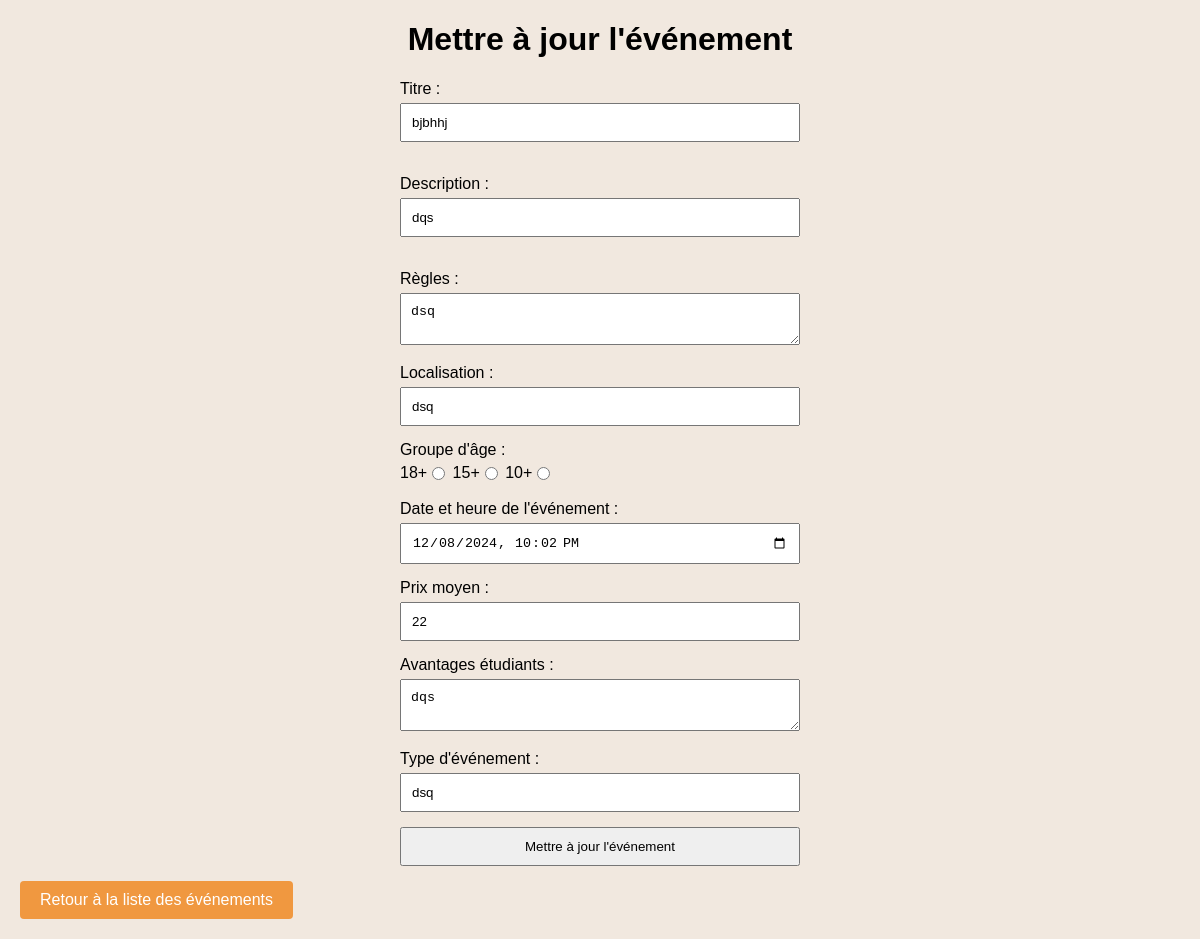
The page /update/1 on the database as committed earlier.
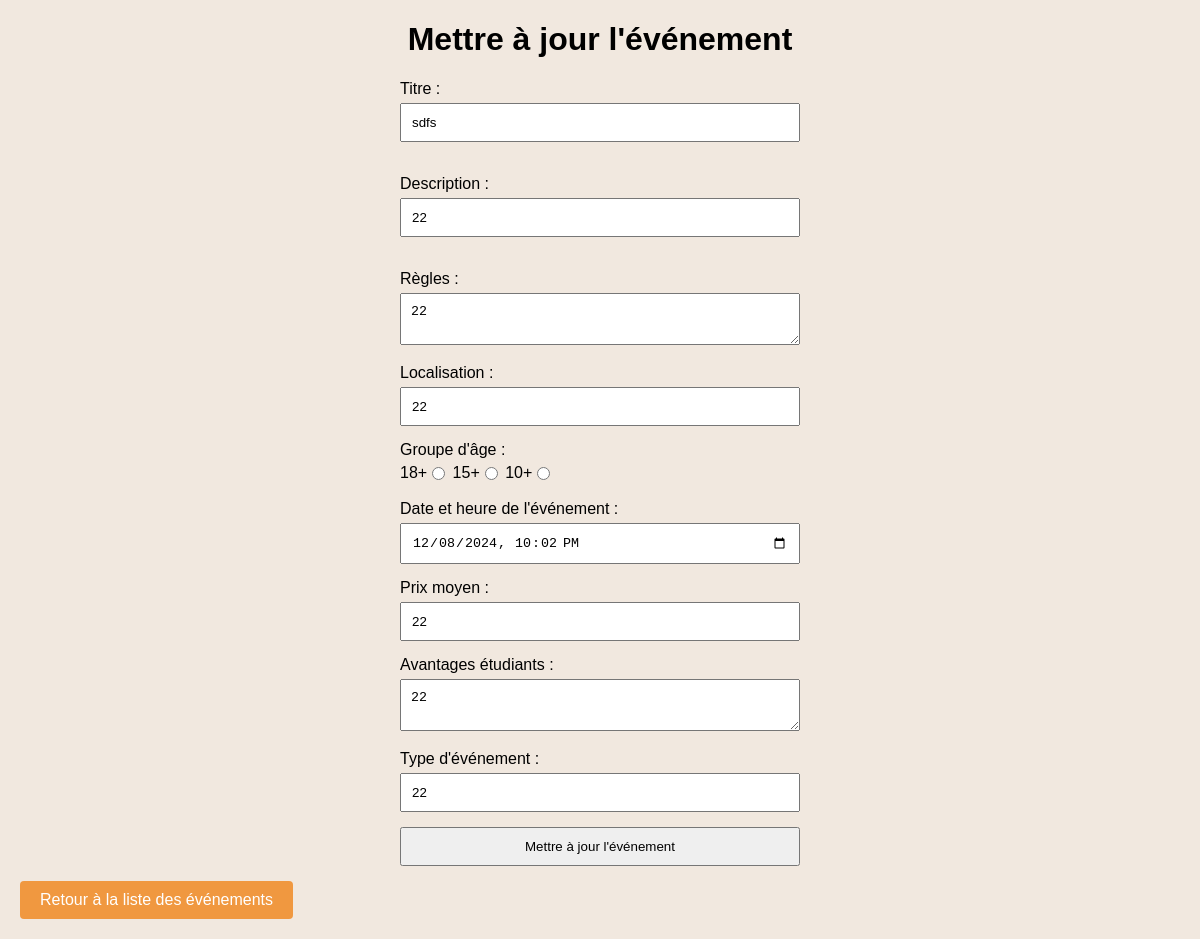
The same page on the database as committed later.
### app/models/event.py (models this page shows, shortened)
class Event(db.Model):
    event_id = db.Column(db.Integer, primary_key=True)
    date_event = db.Column(db.DateTime, nullable=False)
    localisation = db.Column(db.String(255), nullable=False)
    age_requirement = db.Column(db.String(50), nullable=False)
    title = db.Column(db.String(255), nullable=False)
    description = db.Column(db.Text, nullable=False)
    rules = db.Column(db.Text, nullable=True)
    average_price = db.Column(db.String(50), nullable=True)
    student_advantages = db.Column(db.Text, nullable=True)
    event_type = db.Column(db.String(100), nullable=False)
    created_at = db.Column(
        db.DateTime, default=func.now()
    )  # Timestamp for when the event is created
    updated_at = db.Column(
        db.DateTime, default=func.now(), onupdate=func.now()
    )  # Timestamp for when the event is updated

### app/views.py (the view, shortened to what this page needs)
@register_views.route("/update/<int:event_id>", methods=["GET", "POST"])
def update_event(event_id):
    event = Event.query.get_or_404(event_id)
    old_title = event.title
    old_description = event.description
    return render_template("update.html", event=event)

### app/templates/update.html (shortened to what this page needs)
<!doctype html>
<html lang="en">
  <head>
        <link
      rel="stylesheet"
      href="{{ url_for('static', filename='add_event.css') }}"
    />
  </head>
  <body>
    <h1>Mettre à jour l'événement</h1>
      <form action="{{ url_for('views.update_event', event_id=event.event_id) }}" method="POST">
      <label for="titre">Titre :</label>
      <input type="text" id="titre" name="titre" value="{{ event.title }}" required /><br /><br />
      <label for="description">Description :</label>
      <input type="text" id="description" name="description" value="{{ event.description }}" required /><br /><br />
      <label for="rules">Règles :</label>
      <textarea id="rules" name="rules">{{ event.rules }}</textarea><br />
      <label for="localisation">Localisation :</label>
      <input type="text" id="localisation" name="localisation" value="{{ event.localisation }}" required /><br />
      <label for="participation">Groupe d'âge :</label><br />
      <label for="age18">18+
      <input type="radio" id="age18" name="participation" value="18+"
        {% if event.age_requirement == "18+" %}checked{% endif %} required />
      </label>
 <label for="age15">15+
      <input type="radio" id="age15" name="participation" value="15+"
        {% if event.age_requirement == "15+" %}checked{% endif %} required />
     </label>
<label for="age10">10+
      <input type="radio" id="age10" name="participation" value="10+"
        {% if event.age_requirement == "10+" %}checked{% endif %} required />
</label>
      <label for="date_event">Date et heure de l'événement :</label>
      <input type="datetime-local" id="date_event" name="date_event"
        value="{{ event.date_event.strftime('%Y-%m-%dT%H:%M') }}" required /><br />
      <label for="average_price">Prix moyen :</label>
      <input type="text" id="average_price" name="average_price" value="{{ event.average_price }}" /><br />
      <label for="student_advantages">Avantages étudiants :</label>
      <textarea id="student_advantages" name="student_advantages">{{ event.student_advantages }}</textarea><br />
      <label for="event_type">Type d'événement :</label>
      <input type="text" id="event_type" name="event_type" value="{{ event.event_type }}" required /><br />
      <input type="submit" value="Mettre à jour l'événement" />
    </form>
    <a href="{{ url_for('views.event_calendar') }}">Retour à la liste des événements</a>
  </body>
</html>

Rows that differ between the two databases and show on the page:
changed Event: titre "bjbhhj" → "sdfs"; description "dqs" → "22"; rules "dsq" → "22"; localisation "dsq" → "22"; student_advantages "dqs" → "22"; event_type "dsq" → "22"
